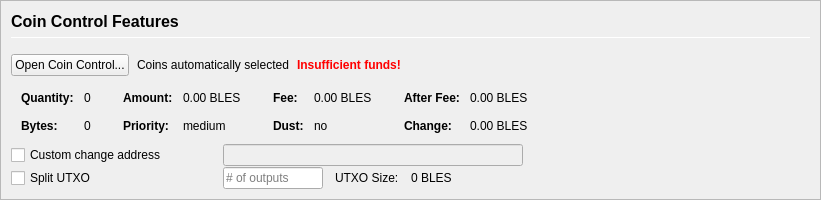
         <widget class="QFrame" name="frameCoinControl">
          <property name="sizePolicy">
           <sizepolicy hsizetype="Expanding" vsizetype="Expanding">
            <horstretch>0</horstretch>
            <verstretch>0</verstretch>
           </sizepolicy>
          </property>
          <property name="maximumSize">
           <size>
            <width>16777215</width>
            <height>16777215</height>
           </size>
          </property>
          <property name="frameShape">
           <enum>QFrame::StyledPanel</enum>
          </property>
          <property name="frameShadow">
           <enum>QFrame::Sunken</enum>
          </property>
          <layout class="QVBoxLayout" name="verticalLayoutCoinControl2">
           <property name="spacing">
            <number>0</number>
           </property>
           <property name="margin">
            <number>0</number>
           </property>
           <item>
            <widget class="QFrame" name="frameCoinControl_BG">
             <layout class="QVBoxLayout" name="verticalLayoutCoinControl" stretch="0,0,0,0,0,0">
              <property name="spacing">
               <number>1</number>
              </property>
              <property name="leftMargin">
               <number>10</number>
              </property>
              <property name="topMargin">
               <number>10</number>
              </property>
              <item>
               <layout class="QHBoxLayout" name="horizontalLayoutCoinControl1">
                <property name="bottomMargin">
                 <number>15</number>
                </property>
                <item>
                 <layout class="QVBoxLayout" name="verticalLayout_3">
                  <property name="spacing">
                   <number>6</number>
                  </property>
                  <item>
                   <widget class="QLabel" name="labelCoinControlFeatures">
                    <property name="sizePolicy">
                     <sizepolicy hsizetype="Preferred" vsizetype="Maximum">
                      <horstretch>0</horstretch>
                      <verstretch>0</verstretch>
                     </sizepolicy>
                    </property>
                    <property name="minimumSize">
                     <size>
                      <width>0</width>
                      <height>20</height>
                     </size>
                    </property>
                    <property name="font">
                     <font>
                      <pointsize>12</pointsize>
                      <weight>75</weight>
                      <bold>true</bold>
                     </font>
                    </property>
                    <property name="styleSheet">
                     <string notr="true">font-weight:bold;</string>
                    </property>
                    <property name="text">
                     <string>Coin Control Features</string>
                    </property>
                   </widget>
                  </item>
                  <item>
                   <widget class="Line" name="line">
                    <property name="minimumSize">
                     <size>
                      <width>0</width>
                      <height>1</height>
                     </size>
                    </property>
                    <property name="maximumSize">
                     <size>
                      <width>16777215</width>
                      <height>1</height>
                     </size>
                    </property>
                    <property name="orientation">
                     <enum>Qt::Horizontal</enum>
                    </property>
                   </widget>
                  </item>
                 </layout>
                </item>
               </layout>
              </item>
              <item>
               <layout class="QHBoxLayout" name="horizontalLayoutCoinControl2" stretch="0,0,0,0">
                <property name="spacing">
                 <number>8</number>
                </property>
                <property name="bottomMargin">
                 <number>10</number>
                </property>
                <item>
                 <widget class="QPushButton" name="pushButtonCoinControl">
                  <property name="styleSheet">
                   <string notr="true"/>
                  </property>
                  <property name="text">
                   <string>Open Coin Control...</string>
                  </property>
                  <property name="autoDefault">
                   <bool>false</bool>
                  </property>
                 </widget>
                </item>
                <item>
                 <widget class="QLabel" name="labelCoinControlAutomaticallySelected">
                  <property name="text">
                   <string>Coins automatically selected</string>
                  </property>
                  <property name="margin">
                   <number>5</number>
                  </property>
                 </widget>
                </item>
                <item>
                 <widget class="QLabel" name="labelCoinControlInsuffFunds">
                  <property name="font">
                   <font>
                    <weight>75</weight>
                    <bold>true</bold>
                   </font>
                  </property>
                  <property name="styleSheet">
                   <string notr="true">color:red;font-weight:bold;</string>
                  </property>
                  <property name="text">
                   <string>Insufficient funds!</string>
                  </property>
                  <property name="margin">
                   <number>5</number>
                  </property>
                 </widget>
                </item>
                <item>
                 <spacer name="horizontalSpacerCoinControl">
                  <property name="orientation">
                   <enum>Qt::Horizontal</enum>
                  </property>
                  <property name="sizeHint" stdset="0">
                   <size>
                    <width>40</width>
                    <height>1</height>
                   </size>
                  </property>
                 </spacer>
                </item>
               </layout>
              </item>
              <item>
               <widget class="QWidget" name="widgetCoinControl" native="true">
                <property name="sizePolicy">
                 <sizepolicy hsizetype="Preferred" vsizetype="Preferred">
                  <horstretch>0</horstretch>
                  <verstretch>0</verstretch>
                 </sizepolicy>
                </property>
                <property name="minimumSize">
                 <size>
                  <width>0</width>
                  <height>0</height>
                 </size>
                </property>
                <property name="styleSheet">
                 <string notr="true"/>
                </property>
                <layout class="QHBoxLayout" name="horizontalLayoutCoinControl5">
                 <property name="margin">
                  <number>0</number>
                 </property>
                 <item>
                  <layout class="QHBoxLayout" name="horizontalLayoutCoinControl3" stretch="0,0,0,1">
                   <property name="spacing">
                    <number>20</number>
                   </property>
                   <property name="topMargin">
                    <number>0</number>
                   </property>
                   <property name="bottomMargin">
                    <number>10</number>
                   </property>
                   <item>
                    <layout class="QFormLayout" name="formLayoutCoinControl1">
                     <property name="horizontalSpacing">
                      <number>10</number>
                     </property>
                     <property name="verticalSpacing">
                      <number>14</number>
                     </property>
                     <property name="leftMargin">
                      <number>10</number>
                     </property>
                     <property name="topMargin">
                      <number>4</number>
                     </property>
                     <property name="rightMargin">
                      <number>6</number>
                     </property>
                     <item row="0" column="0">
                      <widget class="QLabel" name="labelCoinControlQuantityText">
                       <property name="font">
                        <font>
                         <weight>75</weight>
                         <bold>true</bold>
                        </font>
                       </property>
                       <property name="text">
                        <string>Quantity:</string>
                       </property>
                       <property name="margin">
                        <number>0</number>
                       </property>
                      </widget>
                     </item>
                     <item row="0" column="1">
                      <widget class="QLabel" name="labelCoinControlQuantity">
                       <property name="cursor">
                        <cursorShape>IBeamCursor</cursorShape>
                       </property>
                       <property name="contextMenuPolicy">
                        <enum>Qt::ActionsContextMenu</enum>
                       </property>
                       <property name="text">
                        <string notr="true">0</string>
                       </property>
                       <property name="margin">
                        <number>0</number>
                       </property>
                       <property name="textInteractionFlags">
                        <set>Qt::LinksAccessibleByMouse|Qt::TextSelectableByKeyboard|Qt::TextSelectableByMouse</set>
                       </property>
                      </widget>
                     </item>
                     <item row="1" column="0">
                      <widget class="QLabel" name="labelCoinControlBytesText">
                       <property name="font">
                        <font>
                         <weight>75</weight>
                         <bold>true</bold>
                        </font>
                       </property>
                       <property name="text">
                        <string>Bytes:</string>
                       </property>
                      </widget>
                     </item>
                     <item row="1" column="1">
                      <widget class="QLabel" name="labelCoinControlBytes">
                       <property name="cursor">
                        <cursorShape>IBeamCursor</cursorShape>
                       </property>
                       <property name="contextMenuPolicy">
                        <enum>Qt::ActionsContextMenu</enum>
                       </property>
                       <property name="text">
                        <string notr="true">0</string>
                       </property>
                       <property name="textInteractionFlags">
                        <set>Qt::LinksAccessibleByMouse|Qt::TextSelectableByKeyboard|Qt::TextSelectableByMouse</set>
                       </property>
                      </widget>
                     </item>
                    </layout>
                   </item>
                   <item>
                    <layout class="QFormLayout" name="formLayoutCoinControl2">
                     <property name="horizontalSpacing">
                      <number>10</number>
                     </property>
                     <property name="verticalSpacing">
                      <number>14</number>
                     </property>
                     <property name="leftMargin">
                      <number>6</number>
                     </property>
                     <property name="topMargin">
                      <number>4</number>
                     </property>
                     <property name="rightMargin">
                      <number>6</number>
                     </property>
                     <item row="0" column="0">
                      <widget class="QLabel" name="labelCoinControlAmountText">
                       <property name="font">
                        <font>
                         <weight>75</weight>
                         <bold>true</bold>
                        </font>
                       </property>
                       <property name="text">
                        <string>Amount:</string>
                       </property>
                       <property name="margin">
                        <number>0</number>
                       </property>
                      </widget>
                     </item>
                     <item row="0" column="1">
                      <widget class="QLabel" name="labelCoinControlAmount">
                       <property name="cursor">
                        <cursorShape>IBeamCursor</cursorShape>
                       </property>
                       <property name="contextMenuPolicy">
                        <enum>Qt::ActionsContextMenu</enum>
                       </property>
                       <property name="text">
                        <string notr="true">0.00 BLES</string>
                       </property>
                       <property name="textInteractionFlags">
                        <set>Qt::LinksAccessibleByMouse|Qt::TextSelectableByKeyboard|Qt::TextSelectableByMouse</set>
                       </property>
                      </widget>
                     </item>
                     <item row="1" column="0">
                      <widget class="QLabel" name="labelCoinControlPriorityText">
                       <property name="font">
                        <font>
                         <weight>75</weight>
                         <bold>true</bold>
                        </font>
                       </property>
                       <property name="text">
                        <string>Priority:</string>
                       </property>
                      </widget>
                     </item>
                     <item row="1" column="1">
                      <widget class="QLabel" name="labelCoinControlPriority">
                       <property name="cursor">
                        <cursorShape>IBeamCursor</cursorShape>
                       </property>
                       <property name="contextMenuPolicy">
                        <enum>Qt::ActionsContextMenu</enum>
                       </property>
                       <property name="text">
                        <string>medium</string>
                       </property>
                       <property name="textInteractionFlags">
                        <set>Qt::LinksAccessibleByMouse|Qt::TextSelectableByKeyboard|Qt::TextSelectableByMouse</set>
                       </property>
                      </widget>
                     </item>
                    </layout>
                   </item>
                   <item>
                    <layout class="QFormLayout" name="formLayoutCoinControl3">
                     <property name="horizontalSpacing">
                      <number>10</number>
                     </property>
                     <property name="verticalSpacing">
                      <number>14</number>
                     </property>
                     <property name="leftMargin">
                      <number>6</number>
                     </property>
                     <property name="topMargin">
                      <number>4</number>
                     </property>
                     <property name="rightMargin">
                      <number>6</number>
                     </property>
                     <item row="0" column="0">
                      <widget class="QLabel" name="labelCoinControlFeeText">
                       <property name="font">
                        <font>
                         <weight>75</weight>
                         <bold>true</bold>
                        </font>
                       </property>
                       <property name="text">
                        <string>Fee:</string>
                       </property>
                       <property name="margin">
                        <number>0</number>
                       </property>
                      </widget>
                     </item>
                     <item row="0" column="1">
                      <widget class="QLabel" name="labelCoinControlFee">
                       <property name="cursor">
                        <cursorShape>IBeamCursor</cursorShape>
                       </property>
                       <property name="contextMenuPolicy">
                        <enum>Qt::ActionsContextMenu</enum>
                       </property>
                       <property name="text">
                        <string notr="true">0.00 BLES</string>
                       </property>
                       <property name="textInteractionFlags">
                        <set>Qt::LinksAccessibleByMouse|Qt::TextSelectableByKeyboard|Qt::TextSelectableByMouse</set>
                       </property>
                      </widget>
                     </item>
                     <item row="1" column="0">
                      <widget class="QLabel" name="labelCoinControlLowOutputText">
                       <property name="font">
                        <font>
                         <weight>75</weight>
                         <bold>true</bold>
                        </font>
                       </property>
                       <property name="text">
                        <string>Dust:</string>
                       </property>
                      </widget>
                     </item>
                     <item row="1" column="1">
                      <widget class="QLabel" name="labelCoinControlLowOutput">
                       <property name="cursor">
                        <cursorShape>IBeamCursor</cursorShape>
                       </property>
                       <property name="contextMenuPolicy">
                        <enum>Qt::ActionsContextMenu</enum>
                       </property>
                       <property name="text">
                        <string>no</string>
                       </property>
                       <property name="textInteractionFlags">
                        <set>Qt::LinksAccessibleByMouse|Qt::TextSelectableByKeyboard|Qt::TextSelectableByMouse</set>
                       </property>
                      </widget>
                     </item>
                    </layout>
                   </item>
                   <item>
                    <layout class="QFormLayout" name="formLayoutCoinControl4">
                     <property name="horizontalSpacing">
                      <number>10</number>
                     </property>
                     <property name="verticalSpacing">
                      <number>14</number>
                     </property>
                     <property name="leftMargin">
                      <number>6</number>
                     </property>
                     <property name="topMargin">
                      <number>4</number>
                     </property>
                     <property name="rightMargin">
                      <number>6</number>
                     </property>
                     <item row="0" column="0">
                      <widget class="QLabel" name="labelCoinControlAfterFeeText">
                       <property name="font">
                        <font>
                         <weight>75</weight>
                         <bold>true</bold>
                        </font>
                       </property>
                       <property name="text">
                        <string>After Fee:</string>
                       </property>
                       <property name="margin">
                        <number>0</number>
                       </property>
                      </widget>
                     </item>
                     <item row="0" column="1">
                      <widget class="QLabel" name="labelCoinControlAfterFee">
                       <property name="cursor">
                        <cursorShape>IBeamCursor</cursorShape>
                       </property>
                       <property name="contextMenuPolicy">
                        <enum>Qt::ActionsContextMenu</enum>
                       </property>
                       <property name="text">
                        <string notr="true">0.00 BLES</string>
                       </property>
                       <property name="textInteractionFlags">
                        <set>Qt::LinksAccessibleByMouse|Qt::TextSelectableByKeyboard|Qt::TextSelectableByMouse</set>
                       </property>
                      </widget>
                     </item>
                     <item row="1" column="0">
                      <widget class="QLabel" name="labelCoinControlChangeText">
                       <property name="font">
                        <font>
                         <weight>75</weight>
                         <bold>true</bold>
                        </font>
                       </property>
                       <property name="text">
                        <string>Change:</string>
                       </property>
                      </widget>
                     </item>
                     <item row="1" column="1">
                      <widget class="QLabel" name="labelCoinControlChange">
                       <property name="cursor">
                        <cursorShape>IBeamCursor</cursorShape>
                       </property>
                       <property name="contextMenuPolicy">
                        <enum>Qt::ActionsContextMenu</enum>
                       </property>
                       <property name="text">
                        <string notr="true">0.00 BLES</string>
                       </property>
                       <property name="textInteractionFlags">
                        <set>Qt::LinksAccessibleByMouse|Qt::TextSelectableByKeyboard|Qt::TextSelectableByMouse</set>
                       </property>
                      </widget>
                     </item>
                    </layout>
                   </item>
                  </layout>
                 </item>
                </layout>
               </widget>
              </item>
              <item>
               <layout class="QHBoxLayout" name="horizontalLayoutCoinControl4">
                <property name="spacing">
                 <number>12</number>
                </property>
                <property name="sizeConstraint">
                 <enum>QLayout::SetDefaultConstraint</enum>
                </property>
                <property name="topMargin">
                 <number>0</number>
                </property>
                <property name="rightMargin">
                 <number>0</number>
                </property>
                <item>
                 <widget class="QCheckBox" name="checkBoxCoinControlChange">
                  <property name="sizePolicy">
                   <sizepolicy hsizetype="Preferred" vsizetype="Preferred">
                    <horstretch>0</horstretch>
                    <verstretch>0</verstretch>
                   </sizepolicy>
                  </property>
                  <property name="minimumSize">
                   <size>
                    <width>200</width>
                    <height>0</height>
                   </size>
                  </property>
                  <property name="maximumSize">
                   <size>
                    <width>200</width>
                    <height>16777215</height>
                   </size>
                  </property>
                  <property name="toolTip">
                   <string>If this is activated, but the change address is empty or invalid, change will be sent to a newly generated address.</string>
                  </property>
                  <property name="text">
                   <string>Custom change address</string>
                  </property>
                 </widget>
                </item>
                <item>
                 <widget class="QValidatedLineEdit" name="lineEditCoinControlChange">
                  <property name="enabled">
                   <bool>false</bool>
                  </property>
                  <property name="sizePolicy">
                   <sizepolicy hsizetype="Preferred" vsizetype="Preferred">
                    <horstretch>0</horstretch>
                    <verstretch>0</verstretch>
                   </sizepolicy>
                  </property>
                  <property name="minimumSize">
                   <size>
                    <width>300</width>
                    <height>0</height>
                   </size>
                  </property>
                 </widget>
                </item>
                <item>
                 <widget class="QLabel" name="labelCoinControlChangeLabel">
                  <property name="sizePolicy">
                   <sizepolicy hsizetype="Preferred" vsizetype="Preferred">
                    <horstretch>0</horstretch>
                    <verstretch>0</verstretch>
                   </sizepolicy>
                  </property>
                  <property name="minimumSize">
                   <size>
                    <width>100</width>
                    <height>0</height>
                   </size>
                  </property>
                  <property name="text">
                   <string/>
                  </property>
                  <property name="margin">
                   <number>3</number>
                  </property>
                 </widget>
                </item>
               </layout>
              </item>
              <item>
               <layout class="QHBoxLayout" name="horizontalLayoutCoinControl6">
                <property name="spacing">
                 <number>12</number>
                </property>
                <property name="rightMargin">
                 <number>0</number>
                </property>
                <item>
                 <widget class="QCheckBox" name="splitBlockCheckBox">
                  <property name="sizePolicy">
                   <sizepolicy hsizetype="Preferred" vsizetype="Preferred">
                    <horstretch>0</horstretch>
                    <verstretch>0</verstretch>
                   </sizepolicy>
                  </property>
                  <property name="minimumSize">
                   <size>
                    <width>200</width>
                    <height>0</height>
                   </size>
                  </property>
                  <property name="maximumSize">
                   <size>
                    <width>200</width>
                    <height>16777215</height>
                   </size>
                  </property>
                  <property name="text">
                   <string>Split UTXO</string>
                  </property>
                 </widget>
                </item>
                <item>
                 <widget class="QLineEdit" name="splitBlockLineEdit">
                  <property name="sizePolicy">
                   <sizepolicy hsizetype="Preferred" vsizetype="Preferred">
                    <horstretch>50</horstretch>
                    <verstretch>0</verstretch>
                   </sizepolicy>
                  </property>
                  <property name="minimumSize">
                   <size>
                    <width>100</width>
                    <height>0</height>
                   </size>
                  </property>
                  <property name="maximumSize">
                   <size>
                    <width>100</width>
                    <height>16777215</height>
                   </size>
                  </property>
                  <property name="placeholderText">
                   <string># of outputs</string>
                  </property>
                 </widget>
                </item>
                <item>
                 <widget class="QLabel" name="labelBlockSizeText">
                  <property name="text">
                   <string>UTXO Size:</string>
                  </property>
                 </widget>
                </item>
                <item>
                 <widget class="QLabel" name="labelBlockSize">
                  <property name="text">
                   <string>0 BLES</string>
                  </property>
                 </widget>
                </item>
                <item>
                 <spacer name="horizontalSpacer_7">
                  <property name="orientation">
                   <enum>Qt::Horizontal</enum>
                  </property>
                  <property name="sizeHint" stdset="0">
                   <size>
                    <width>40</width>
                    <height>20</height>
                   </size>
                  </property>
                 </spacer>
                </item>
               </layout>
              </item>
              <item>
               <spacer name="verticalSpacerCoinControl">
                <property name="orientation">
                 <enum>Qt::Vertical</enum>
                </property>
                <property name="sizeHint" stdset="0">
                 <size>
                  <width>800</width>
                  <height>1</height>
                 </size>
                </property>
               </spacer>
              </item>
             </layout>
            </widget>
           </item>
          </layout>
         </widget>
